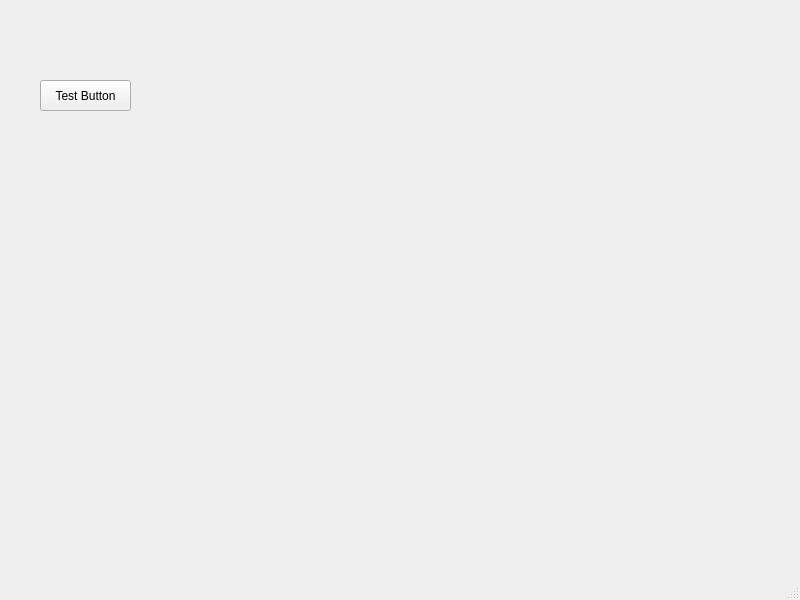
<?xml version="1.0" encoding="UTF-8"?>
<ui version="4.0">
 <class>MainWindow</class>
 <widget class="QMainWindow" name="MainWindow">
  <property name="geometry">
   <rect>
    <x>0</x>
    <y>0</y>
    <width>800</width>
    <height>600</height>
   </rect>
  </property>
  <property name="windowTitle">
   <string>MainWindow</string>
  </property>
  <widget class="QWidget" name="centralwidget">
   <widget class="QPushButton" name="btnTest">
    <property name="geometry">
     <rect>
      <x>40</x>
      <y>80</y>
      <width>91</width>
      <height>31</height>
     </rect>
    </property>
    <property name="text">
     <string>Test Button</string>
    </property>
   </widget>
  </widget>
  <widget class="QMenuBar" name="menubar">
   <property name="geometry">
    <rect>
     <x>0</x>
     <y>0</y>
     <width>800</width>
     <height>23</height>
    </rect>
   </property>
  </widget>
  <widget class="QStatusBar" name="statusbar"/>
 </widget>
 <resources/>
 <connections/>
</ui>
